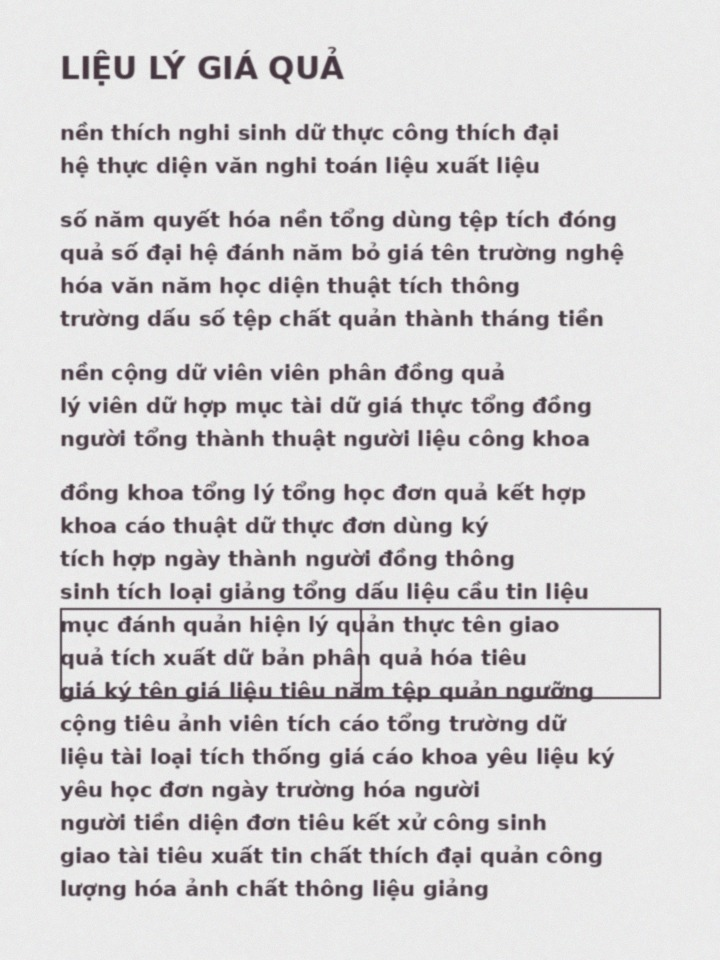
#> input picture Data/2_loai_bo_nen/phan_tich/01_anh_sang_deu_07.png, 720 x 960 px
$ python -i remove_background.py   (imports and definitions only)
#> lines starting #> are read from the running program, lines starting #| are printed output that depends on the picture; after the words box and inside, x2 and y2 are one past the last pixel; in counts of white or black regions, pixels touching at a corner belong together
#> further down, picture is the input picture: shape (960, 720, 3); mean B, G, R 216.6, 215.6, 217.2
import cv2
import numpy as np


def remove_background(
    img_bgr,
    blur_size=5,
    canny_low=50,
    canny_high=150,
    close_size=7,
    min_area_ratio=0.1,
    crop=True,
):
    """
    Loại bỏ nền ảnh tài liệu bằng pipeline:
    Gray -> Blur -> Canny -> Closing -> Contour -> Convex Hull -> Mask -> Crop

    Tham số:
        blur_size       : kích thước kernel Gaussian (số lẻ), càng lớn càng bớt nhiễu nhưng biên bị mờ
        canny_low/high  : hai ngưỡng của Canny, càng thấp càng bắt nhiều biên
        close_size      : kích thước kernel Closing, càng lớn càng nối được các biên đứt xa
        min_area_ratio  : diện tích tối thiểu của tài liệu so với cả ảnh (0.1 = 10%)
        crop            : True thì cắt gọn ảnh theo khung tài liệu

    Trả về:
        (ảnh kết quả, mask). Nếu không tìm được tài liệu thì trả (ảnh gốc, None).
    """
#> called with blur_size = 5, canny_low = 50, canny_high = 150, close_size = 7, min_area_ratio = 0.1, crop = True
    h, w = img_bgr.shape[:2]
#> h = 960; w = 720

    # ---- Bước 1: Chuyển sang ảnh xám ----
    # Canny chỉ làm việc trên 1 kênh độ sáng, nên không cần giữ 3 kênh màu.
    gray = cv2.cvtColor(img_bgr, cv2.COLOR_BGR2GRAY)

    # ---- Bước 2: Làm mờ Gaussian ----
    # Giảm nhiễu hạt và vân giấy/vân gỗ, tránh Canny bắt nhầm các biên nhỏ.
    gray = cv2.GaussianBlur(gray, (blur_size, blur_size), 0)
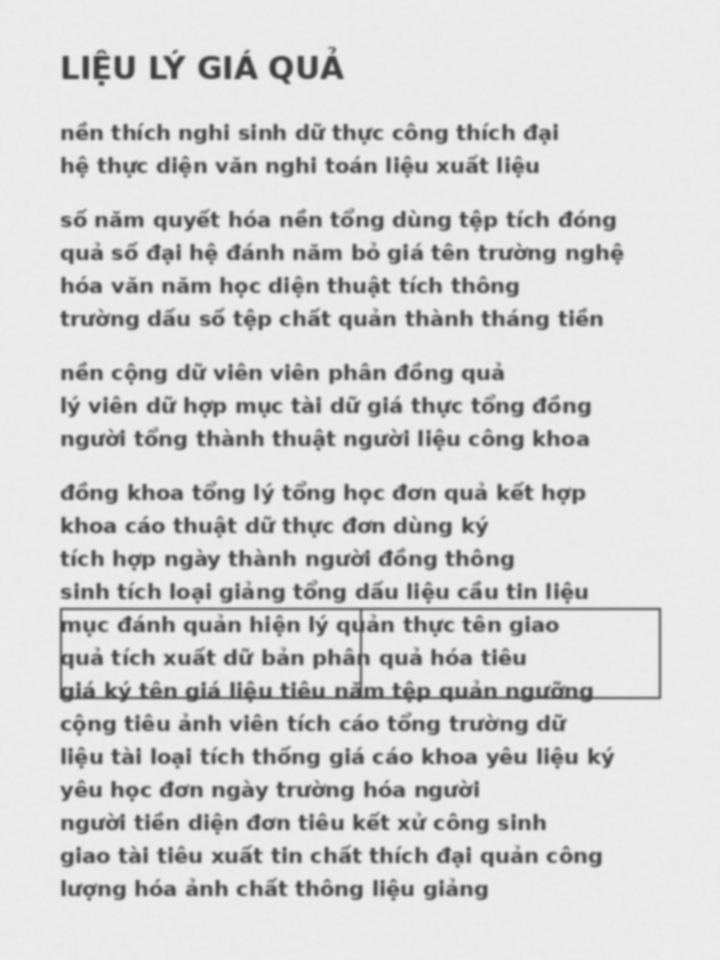
#> gray: shape (960, 720); min 60, max 237, mean 216.2

    # ---- Bước 3: Tìm biên bằng Canny ----
    # Ra ảnh nhị phân: pixel trắng là biên, pixel đen là vùng phẳng.
    edges = cv2.Canny(gray, canny_low, canny_high)
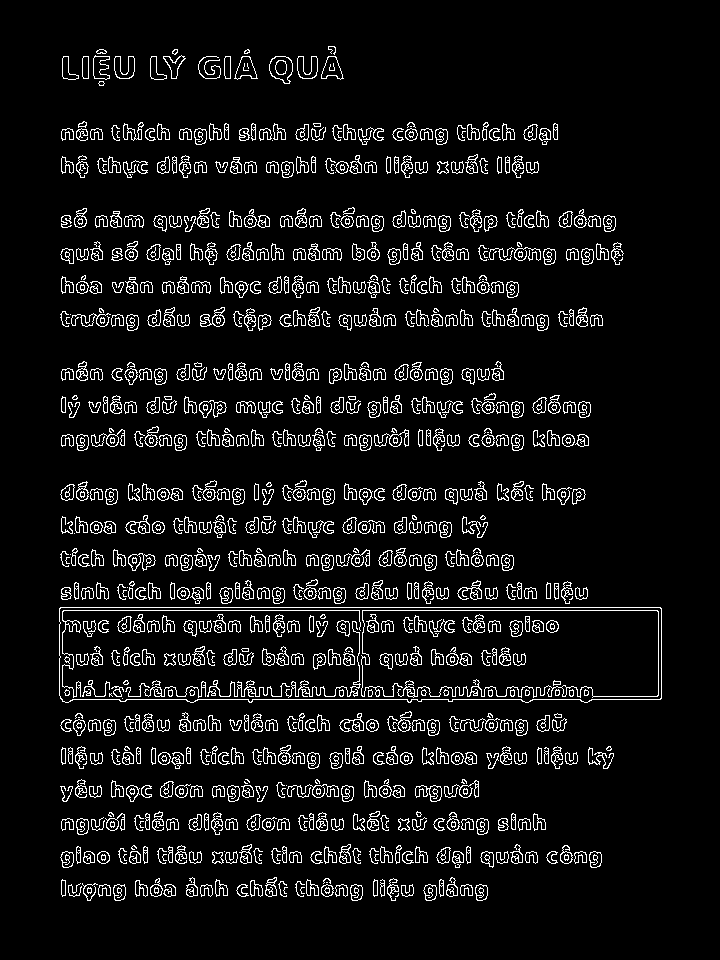
#> edges: shape (960, 720); 7.4% white in thin lines or dots, all inside (x1, y1, x2, y2) = (59, 46, 662, 901)

    # ---- Bước 4: Morphology Closing (giãn rồi co) ----
    # Nối các đoạn biên bị đứt quanh mép giấy để contour khép kín thành một vòng.
    kernel = cv2.getStructuringElement(cv2.MORPH_RECT, (close_size, close_size))
    edges = cv2.morphologyEx(edges, cv2.MORPH_CLOSE, kernel)
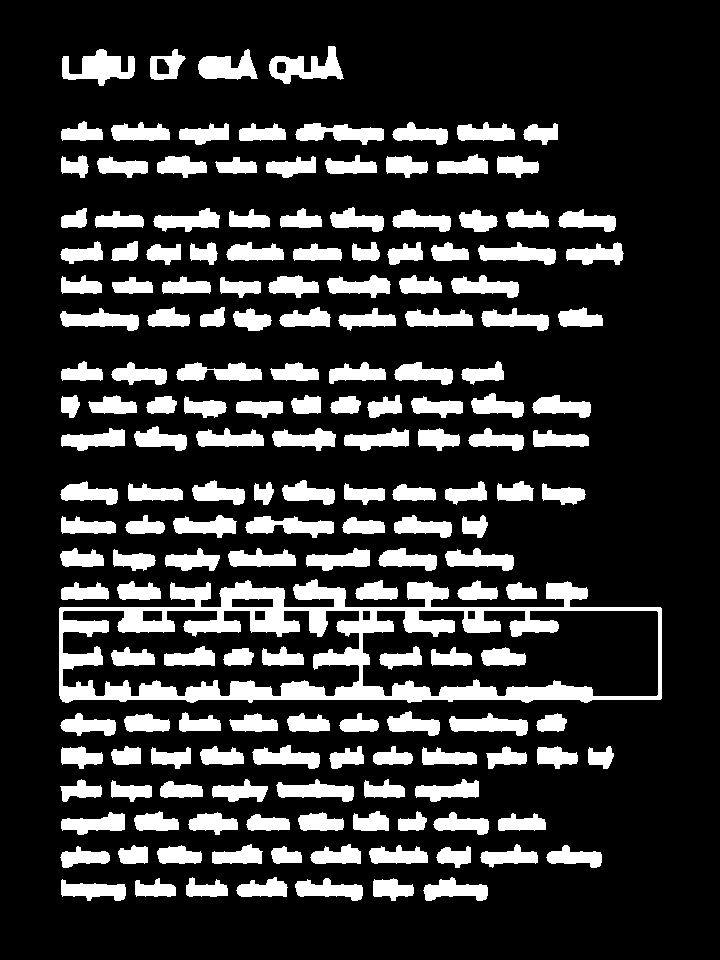
#> edges: shape (960, 720); 19.8% white; 175 white regions

    # ---- Bước 5: Tìm contour ngoài cùng ----
    # RETR_EXTERNAL chỉ lấy đường bao ngoài, bỏ qua các đường nằm bên trong
    # (chữ, bảng, hình trên tờ giấy).
    contours, _ = cv2.findContours(edges, cv2.RETR_EXTERNAL, cv2.CHAIN_APPROX_SIMPLE)
#> contours = 168 contours; largest, box (x1, y1, x2, y2) and area: (59, 579, 662, 703) 59320, (269, 46, 344, 84) 1294, (62, 49, 135, 86) 1290, (198, 49, 258, 80) 1042, (295, 123, 384, 145) 1030
    if not contours:
        return img_bgr, None  # không tìm được tài liệu

    # ---- Bước 6: Chọn contour có diện tích lớn nhất ----
    # Giả định tờ giấy là vật lớn nhất trong ảnh.
    c = max(contours, key=cv2.contourArea)
#> c = contour of 290 points, box (x1, y1, x2, y2) (59, 579, 662, 703), area 59320

    # ---- Bước 7: Kiểm tra diện tích tối thiểu ----
    # Vùng quá nhỏ (dưới min_area_ratio) thì coi như không phải tài liệu, báo thất bại.
    if cv2.contourArea(c) < min_area_ratio * h * w:
        return img_bgr, None

    # ---- Bước 8: Convex Hull (bao lồi) ----
    # Làm đầy các chỗ lõm do mép giấy bị bóng đổ hoặc bị che, cho khung tài liệu trọn vẹn.
    hull = cv2.convexHull(c)

    # ---- Bước 9: Tạo mask ----
    # Mask nhị phân: 255 là vùng tài liệu, 0 là nền.
    mask = np.zeros((h, w), np.uint8)
    cv2.drawContours(mask, [hull], -1, 255, thickness=cv2.FILLED)

    # ---- Bước 10: Tách nền ----
    # Tạo ảnh trắng toàn bộ, rồi chép lại pixel gốc ở vùng tài liệu.
    result = np.full_like(img_bgr, 255)
    result[mask == 255] = img_bgr[mask == 255]

    # ---- Bước 11: Cắt gọn theo khung chữ nhật bao quanh ----
    if crop:
        x, y, bw, bh = cv2.boundingRect(hull)
        result = result[y : y + bh, x : x + bw]

    return result, mask

>>> import cv2
>>> picture = cv2.imread('../Data/2_loai_bo_nen/phan_tich/01_anh_sang_deu_07.png')
>>> result = remove_background(picture)

$ run again, on Data/2_loai_bo_nen/phan_tich/01_anh_sang_deu_14.png
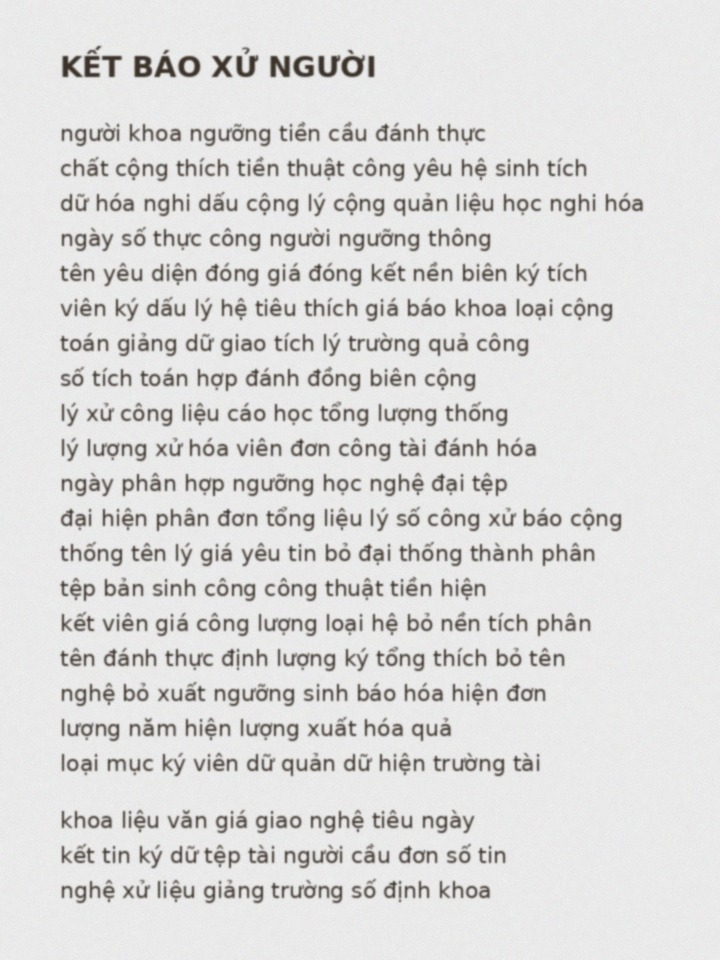
#> input picture Data/2_loai_bo_nen/phan_tich/01_anh_sang_deu_14.png, 720 x 960 px
#> picture is the input picture: shape (960, 720, 3); mean B, G, R 219.2, 220, 220.6
#> in remove_background, `edges = cv2.Canny(gray, canny_low, canny_high)`:
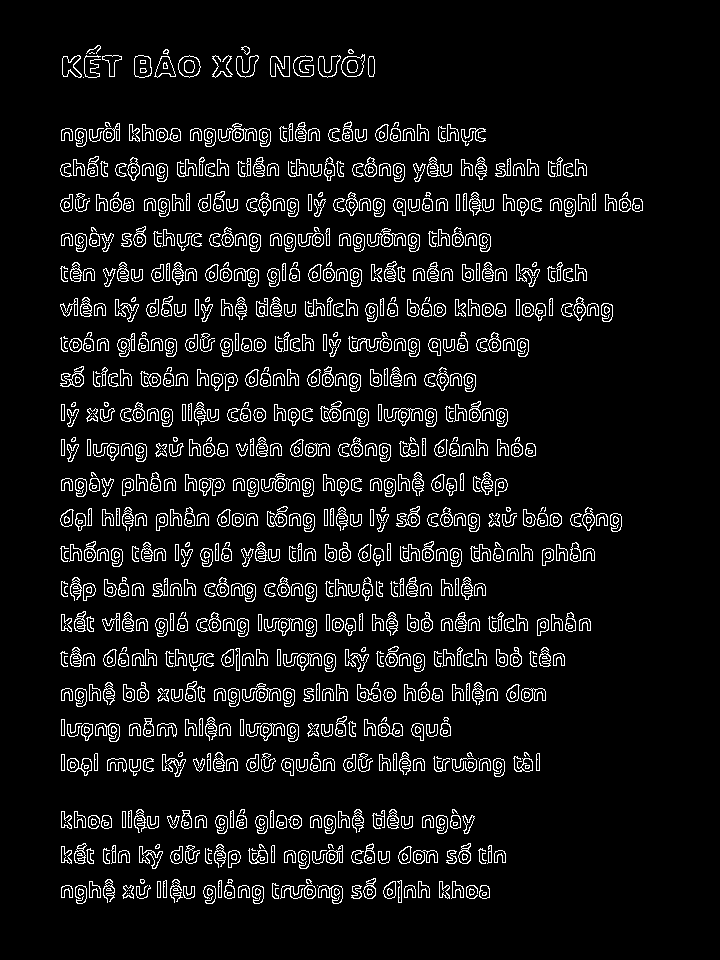
#> edges: shape (960, 720); 7.5% white in thin lines or dots, all inside (x1, y1, x2, y2) = (60, 45, 643, 904)
#> in remove_background, `edges = cv2.morphologyEx(edges, cv2.MORPH_CLOSE, kernel)`:
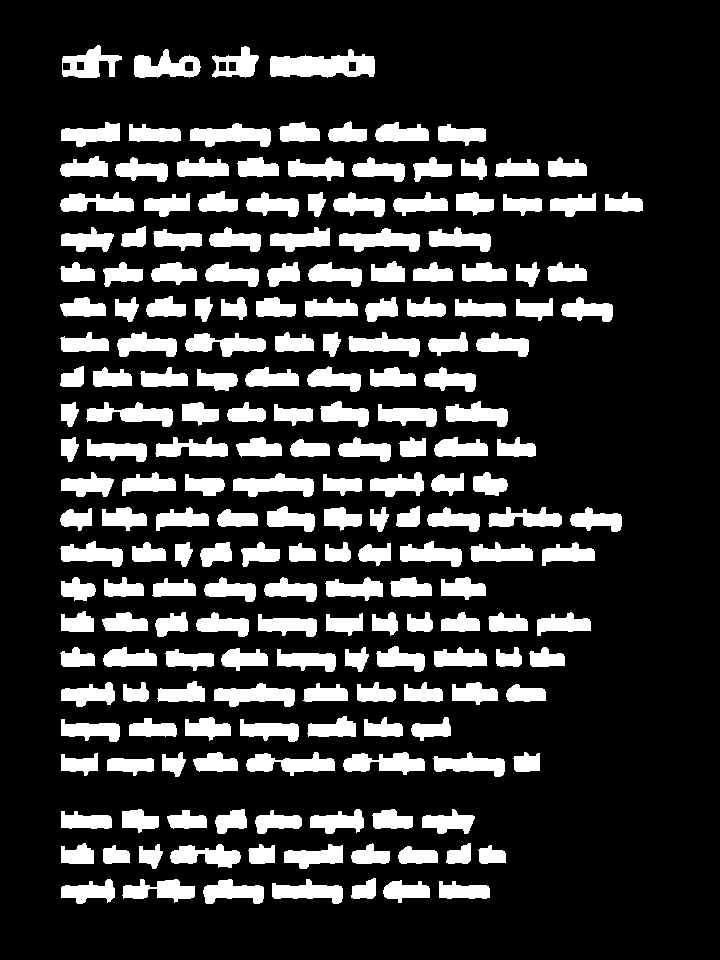
#> edges: shape (960, 720); 19.7% white; 203 white regions
#> contours = 203 contours; largest, box (x1, y1, x2, y2) and area: (270, 49, 375, 78) 1950, (134, 49, 201, 78) 1121, (214, 683, 295, 707) 1083, (190, 123, 271, 147) 1083, (339, 228, 420, 252) 1082
#> c = contour of 91 points, box (x1, y1, x2, y2) (270, 49, 375, 78), area 1950

$ run again, on Data/2_loai_bo_nen/phan_tich/01_anh_sang_deu_21.png
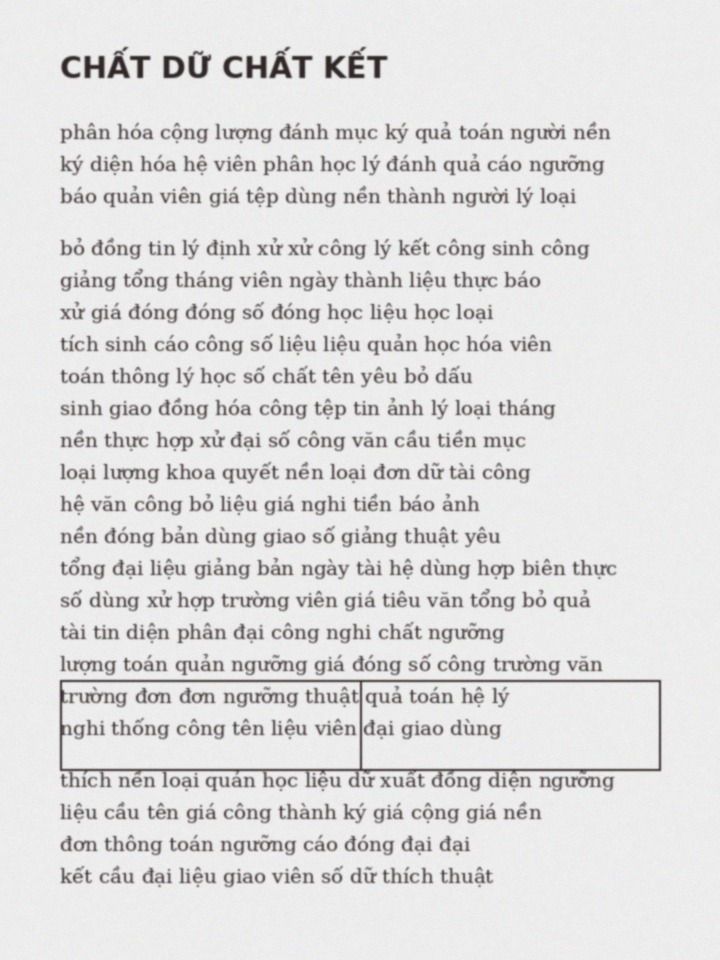
#> input picture Data/2_loai_bo_nen/phan_tich/01_anh_sang_deu_21.png, 720 x 960 px
#> picture is the input picture: shape (960, 720, 3); mean B, G, R 223, 222.9, 223.5
#> in remove_background, `edges = cv2.Canny(gray, canny_low, canny_high)`:
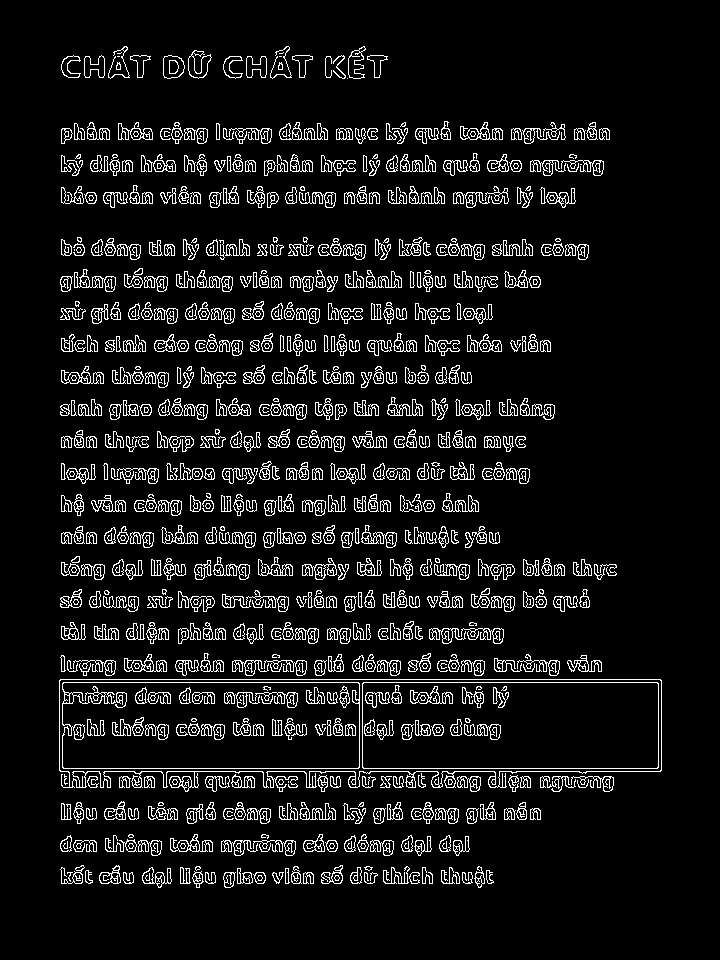
#> edges: shape (960, 720); 8.3% white in thin lines or dots, all inside (x1, y1, x2, y2) = (59, 46, 662, 888)
#> in remove_background, `edges = cv2.morphologyEx(edges, cv2.MORPH_CLOSE, kernel)`:
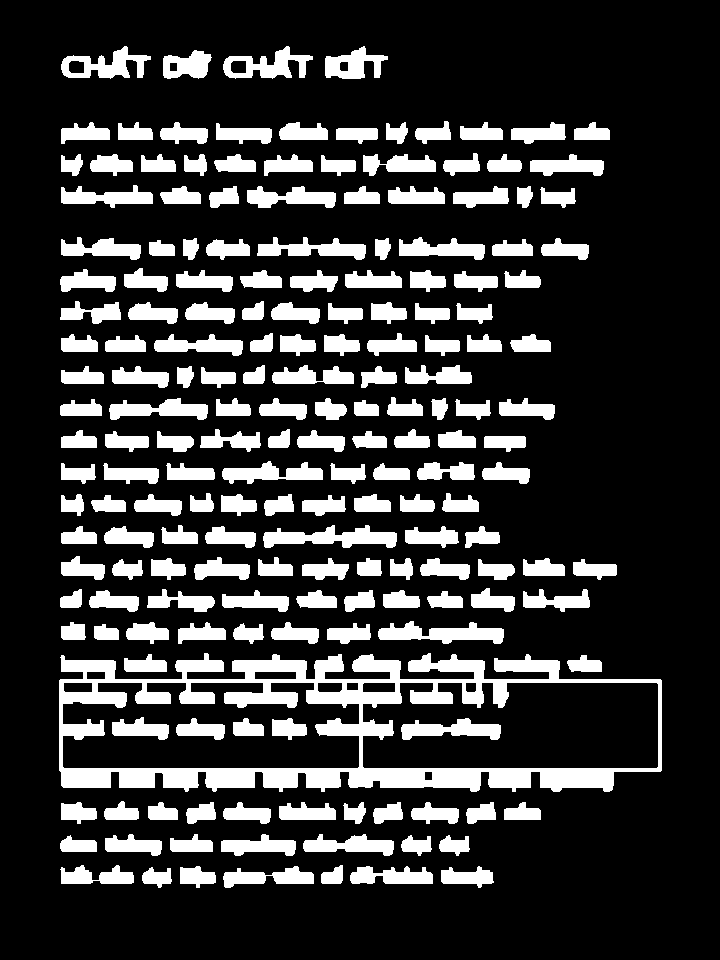
#> edges: shape (960, 720); 20.5% white; 188 white regions
#> contours = 183 contours; largest, box (x1, y1, x2, y2) and area: (59, 653, 662, 792) 68798, (263, 525, 397, 548) 1582, (378, 621, 504, 644) 1470, (223, 46, 313, 79) 1410, (61, 46, 151, 79) 1409
#> c = contour of 369 points, box (x1, y1, x2, y2) (59, 653, 662, 792), area 68798
